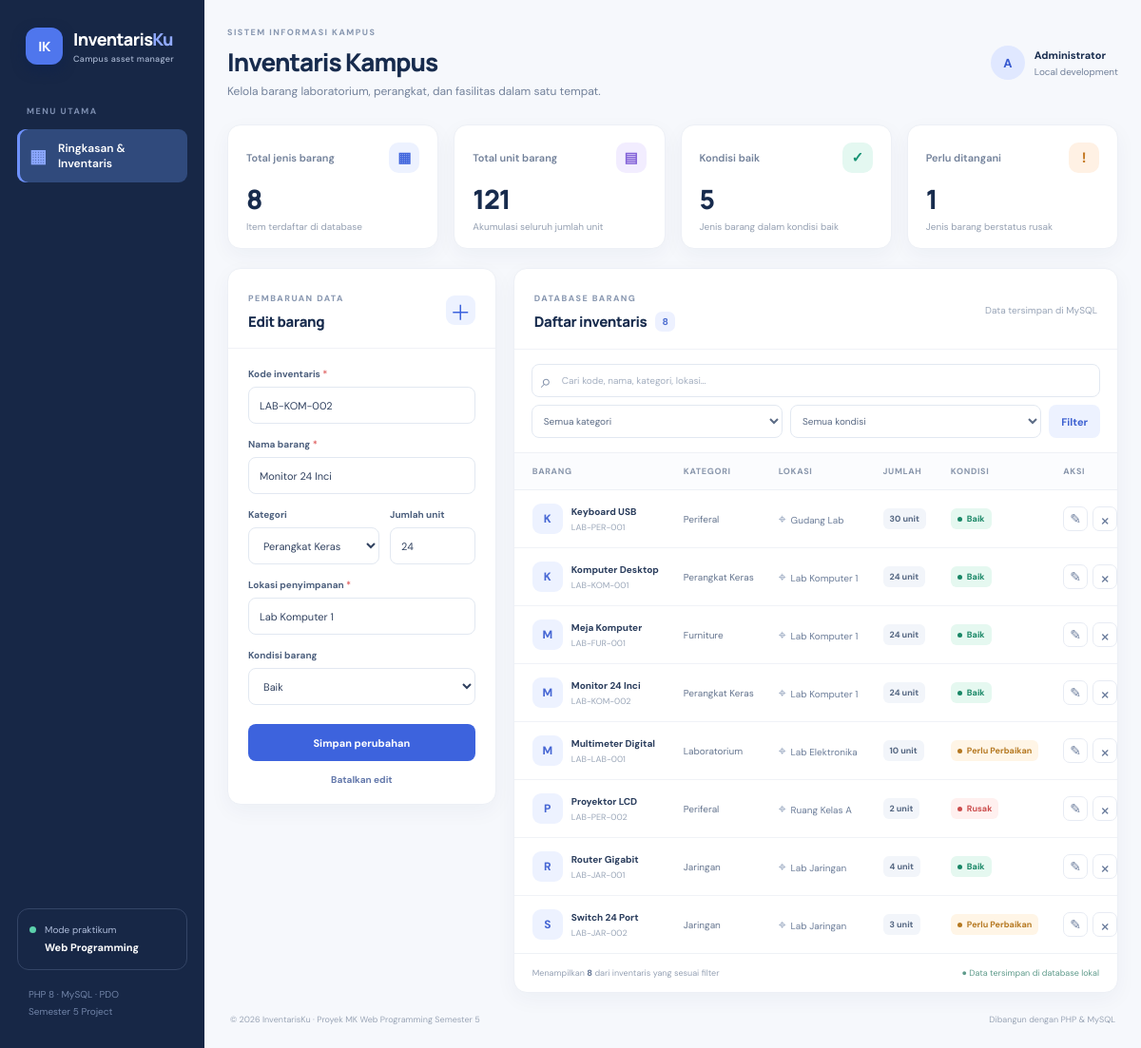
The app's page /inventaris-kampus/index.php?edit=2 with its own data.
### tables this page shows
CREATE TABLE IF NOT EXISTS barang (
    id INT UNSIGNED NOT NULL AUTO_INCREMENT,
    kode VARCHAR(30) NOT NULL,
    nama_barang VARCHAR(150) NOT NULL,
    kategori VARCHAR(60) NOT NULL,
    lokasi VARCHAR(100) NOT NULL,
    jumlah INT UNSIGNED NOT NULL DEFAULT 0,
    kondisi ENUM('Baik', 'Perlu Perbaikan', 'Rusak') NOT NULL DEFAULT 'Baik',
    created_at TIMESTAMP NOT NULL DEFAULT CURRENT_TIMESTAMP,
    updated_at TIMESTAMP NOT NULL DEFAULT CURRENT_TIMESTAMP ON UPDATE CURRENT_TIMESTAMP,
    PRIMARY KEY (id),
    UNIQUE KEY uq_barang_kode (kode),
    KEY idx_barang_nama (nama_barang),
    KEY idx_barang_kategori (kategori),
    KEY idx_barang_kondisi (kondisi)
);

### inventaris-kampus/includes/functions.php (called while the page is built, shortened)
<?php
function e(mixed $value): string
{
    return htmlspecialchars((string) $value, ENT_QUOTES | ENT_SUBSTITUTE, 'UTF-8');
}

### inventaris-kampus/index.php (the view, shortened to what this page needs)
<?php
require __DIR__ . '/includes/functions.php';
require __DIR__ . '/config/database.php';
$allowedConditions = ['Baik', 'Perlu Perbaikan', 'Rusak'];
$allowedCategories = ['Perangkat Keras', 'Jaringan', 'Periferal', 'Furniture', 'Laboratorium', 'Lainnya'];
$editId = filter_input(INPUT_GET, 'edit', FILTER_VALIDATE_INT, ['options' => ['min_range' => 1]]);
$editItem = null;
if ($editId) {
    $statement = $pdo->prepare('SELECT * FROM barang WHERE id = ?');
    $statement->execute([$editId]);
    $editItem = $statement->fetch() ?: null;
}
$search = trim(is_string($_GET['q'] ?? '') ? $_GET['q'] : '');
$params = [];
$sql = 'SELECT id, kode, nama_barang, kategori, lokasi, jumlah, kondisi, updated_at FROM barang';
$sql .= ' ORDER BY updated_at DESC, nama_barang ASC';
$statement = $pdo->prepare($sql);
$statement->execute($params);
$items = $statement->fetchAll();
$stats = $pdo->query("SELECT COUNT(*) AS total_barang, COALESCE(SUM(jumlah), 0) AS total_unit, COALESCE(SUM(kondisi = 'Baik'), 0) AS kondisi_baik, COALESCE(SUM(kondisi = 'Rusak'), 0) AS kondisi_rusak FROM barang")->fetch();
$form = $editItem ?: ['id' => '', 'kode' => '', 'nama_barang' => '', 'kategori' => 'Perangkat Keras', 'lokasi' => '', 'jumlah' => 1, 'kondisi' => 'Baik'];
?>
<!DOCTYPE html>
<html lang="id">
<head>
    <link rel="stylesheet" href="assets/style.css">
</head>
<body>
<div class="app-shell">
    <aside class="sidebar">
        <a class="brand" href="index.php"><span class="brand-mark">IK</span><span>Inventaris<span class="brand-light">Ku</span><small>Campus asset manager</small></span></a>
        <div class="nav-label">MENU UTAMA</div>
        <a class="nav-item active" href="index.php"><span class="nav-icon">▦</span> Ringkasan & Inventaris</a>
        <div class="sidebar-note"><span class="note-dot"></span><span>Mode praktikum<br><strong>Web Programming</strong></span></div>
        <div class="sidebar-footer">PHP 8 · MySQL · PDO<br>Semester 5 Project</div>
    </aside>
    <main class="main-content">
        <header class="topbar"><div><div class="eyebrow">SISTEM INFORMASI KAMPUS</div><h1>Inventaris Kampus</h1><p class="page-subtitle">Kelola barang laboratorium, perangkat, dan fasilitas dalam satu tempat.</p></div><div class="user-chip"><span class="avatar">A</span><span><strong>Administrator</strong><small>Local development</small></span></div></header>
        <section class="stats-grid" aria-label="Statistik inventaris">
            <article class="stat-card"><div class="stat-top"><span>Total jenis barang</span><span class="stat-icon icon-blue">▦</span></div><div class="stat-value"><?= number_format((int) $stats['total_barang']) ?></div><div class="stat-caption">Item terdaftar di database</div></article>
            <article class="stat-card"><div class="stat-top"><span>Total unit barang</span><span class="stat-icon icon-purple">▤</span></div><div class="stat-value"><?= number_format((int) $stats['total_unit']) ?></div><div class="stat-caption">Akumulasi seluruh jumlah unit</div></article>
            <article class="stat-card"><div class="stat-top"><span>Kondisi baik</span><span class="stat-icon icon-green">✓</span></div><div class="stat-value"><?= number_format((int) $stats['kondisi_baik']) ?></div><div class="stat-caption">Jenis barang dalam kondisi baik</div></article>
            <article class="stat-card"><div class="stat-top"><span>Perlu ditangani</span><span class="stat-icon icon-orange">!</span></div><div class="stat-value"><?= number_format((int) $stats['kondisi_rusak']) ?></div><div class="stat-caption">Jenis barang berstatus rusak</div></article>
        </section>
        <section class="workspace">
            <article class="panel form-panel">
                <div class="panel-heading"><div><span class="section-kicker"><?= $editItem ? 'PEMBARUAN DATA' : 'FORMULIR' ?></span><h2><?= $editItem ? 'Edit barang' : 'Tambah barang' ?></h2></div><span class="heading-symbol">＋</span></div>
                <form method="post" action="index.php" class="inventory-form">
                    <label for="kode">Kode inventaris <span>*</span></label><input id="kode" name="kode" type="text" maxlength="30" placeholder="Contoh: LAB-KOM-001" value="<?= e($form['kode']) ?>" required>
                    <label for="nama_barang">Nama barang <span>*</span></label><input id="nama_barang" name="nama_barang" type="text" maxlength="150" placeholder="Nama perangkat atau fasilitas" value="<?= e($form['nama_barang']) ?>" required>
                    <div class="field-row"><div><label for="kategori">Kategori</label><select id="kategori" name="kategori" required><?php foreach ($allowedCategories as $category): ?><option value="<?= e($category) ?>" <?= $form['kategori'] === $category ? 'selected' : '' ?>><?= e($category) ?></option><?php endforeach; ?></select></div><div><label for="jumlah">Jumlah unit</label><input id="jumlah" name="jumlah" type="number" min="0" max="1000000" value="<?= e($form['jumlah']) ?>" required></div></div>
                    <label for="lokasi">Lokasi penyimpanan <span>*</span></label><input id="lokasi" name="lokasi" type="text" maxlength="100" placeholder="Contoh: Lab Komputer 1" value="<?= e($form['lokasi']) ?>" required>
                    <label for="kondisi">Kondisi barang</label><select id="kondisi" name="kondisi" required><?php foreach ($allowedConditions as $condition): ?><option value="<?= e($condition) ?>" <?= $form['kondisi'] === $condition ? 'selected' : '' ?>><?= e($condition) ?></option><?php endforeach; ?></select>
                    <button class="btn btn-primary btn-full" type="submit"><?= $editItem ? 'Simpan perubahan' : '＋ Tambahkan barang' ?></button>
                    <?php if ($editItem): ?><a href="index.php" class="cancel-link">Batalkan edit</a><?php else: ?><p class="form-hint">Kolom bertanda <span>*</span> wajib diisi.</p><?php endif; ?>
                </form>
            </article>
            <article class="panel table-panel">
                <div class="panel-heading table-heading"><div><span class="section-kicker">DATABASE BARANG</span><h2>Daftar inventaris <span class="count-pill"><?= count($items) ?></span></h2></div><span class="table-caption">Data tersimpan di MySQL</span></div>
                <form method="get" action="index.php" class="filter-bar">
                    <div class="search-box"><span>⌕</span><input type="search" name="q" value="<?= e($search) ?>" placeholder="Cari kode, nama, kategori, lokasi…" aria-label="Cari inventaris"></div>
                    <select name="kategori" aria-label="Filter kategori"><option value="">Semua kategori</option></select>
                    <select name="kondisi" aria-label="Filter kondisi"><option value="">Semua kondisi</option></select>
                    <button class="btn btn-filter" type="submit">Filter</button>
                </form>
                <div class="table-wrap"><table><thead><tr><th>BARANG</th><th>KATEGORI</th><th>LOKASI</th><th>JUMLAH</th><th>KONDISI</th><th>AKSI</th></tr></thead><tbody>
                <?php foreach ($items as $item): ?>
                    <tr><td><div class="item-cell"><span class="item-avatar"><?= e(mb_strtoupper(mb_substr($item['nama_barang'], 0, 1, 'UTF-8'), 'UTF-8')) ?></span><div><strong><?= e($item['nama_barang']) ?></strong><small><?= e($item['kode']) ?></small></div></div></td><td><span class="category-label"><?= e($item['kategori']) ?></span></td><td class="location-cell"><span>⌖</span><?= e($item['lokasi']) ?></td><td><span class="quantity-pill"><?= number_format((int) $item['jumlah']) ?> unit</span></td><td><span class="status status-<?= $item['kondisi'] === 'Baik' ? 'good' : ($item['kondisi'] === 'Rusak' ? 'bad' : 'repair') ?>"><span></span><?= e($item['kondisi']) ?></span></td><td><div class="actions"><a class="action-edit" href="?edit=<?= (int) $item['id'] ?>" aria-label="Edit <?= e($item['nama_barang']) ?>" title="Edit">✎</a><form method="post" action="index.php" onsubmit="return confirm('Hapus barang <?= e($item['nama_barang']) ?>? Tindakan ini tidak dapat dibatalkan.');"><input type="hidden" name="csrf_token" value="<?= e(csrf_token()) ?>"><input type="hidden" name="action" value="delete"><input type="hidden" name="id" value="<?= (int) $item['id'] ?>"><button class="action-delete" type="submit" aria-label="Hapus <?= e($item['nama_barang']) ?>" title="Hapus">×</button></form></div></td></tr>
                <?php endforeach; ?>
                </tbody></table></div>
                <div class="table-footer"><span>Menampilkan <strong><?= count($items) ?></strong> dari inventaris yang sesuai filter</span><span class="secure-note">● Data tersimpan di database lokal</span></div>
            </article>
        </section>
        <footer class="page-footer"><span>© <?= date('Y') ?> InventarisKu · Proyek MK Web Programming Semester 5</span><span>Dibangun dengan PHP & MySQL</span></footer>
    </main>
</div>
</body>
</html>

### records on screen
barang: kode "LAB-KOM-002", nama_barang "Monitor 24 Inci", jumlah "24", lokasi "Lab Komputer 1", nama_barang "M", kategori "Perangkat Keras", kondisi "Baik"
barang: nama_barang "K", nama_barang "Keyboard USB", kode "LAB-PER-001", kategori "Periferal", lokasi "Gudang Lab", jumlah "30", kondisi "Baik"
barang: nama_barang "K", nama_barang "Komputer Desktop", kode "LAB-KOM-001", kategori "Perangkat Keras", lokasi "Lab Komputer 1", jumlah "24", kondisi "Baik"
barang: nama_barang "M", nama_barang "Meja Komputer", kode "LAB-FUR-001", kategori "Furniture", lokasi "Lab Komputer 1", jumlah "24", kondisi "Baik"
barang: nama_barang "M", nama_barang "Multimeter Digital", kode "LAB-LAB-001", kategori "Laboratorium", lokasi "Lab Elektronika", jumlah "10", kondisi "Perlu Perbaikan"
barang: nama_barang "P", nama_barang "Proyektor LCD", kode "LAB-PER-002", kategori "Periferal", lokasi "Ruang Kelas A", jumlah "2", kondisi "Rusak"
barang: nama_barang "R", nama_barang "Router Gigabit", kode "LAB-JAR-001", kategori "Jaringan", lokasi "Lab Jaringan", jumlah "4", kondisi "Baik"
barang: nama_barang "S", nama_barang "Switch 24 Port", kode "LAB-JAR-002", kategori "Jaringan", lokasi "Lab Jaringan", jumlah "3", kondisi "Perlu Perbaikan"

### other values on screen
$stats['total_barang'] "8"
$stats['total_unit'] "121"
$stats['kondisi_baik'] "5"
$stats['kondisi_rusak'] "1"
count($items) "8"
form field kategori "Perangkat Keras"
form field kondisi "Baik"
